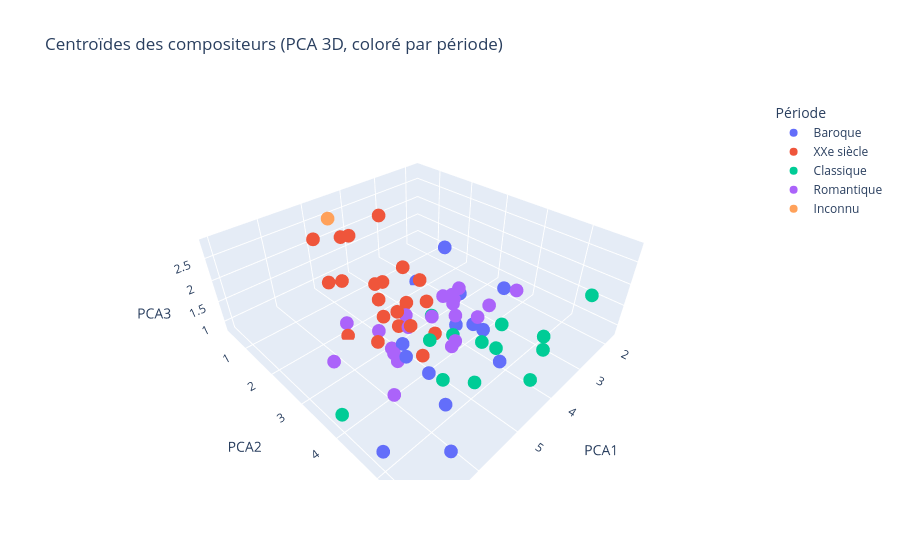

Notebook cell for this chart:
### Code cell
# Calculer les centroïdes pour chaque compositeur
# On retire la colonne 'periode' avant de faire la moyenne
df_X = pd.DataFrame(X_umap_3d)
df_X['composer'] = y
centroides = df_X.groupby('composer').mean()
df_X['periode'] = periodes

# Récupérer la période dominante pour chaque compositeur
periode_centroide = df_X.groupby('composer')['periode'].agg(lambda x: x.value_counts().idxmax())

# Affichage des centroïdes sur plotly (projection PCA 3D pour visualisation)
centroides_pca = centroides.values

fig = px.scatter_3d(
    x=centroides_pca[:, 0],
    y=centroides_pca[:, 1],
    z=centroides_pca[:, 2],
    # text=centroides.index,
    hover_name=centroides.index,
    color=periode_centroide,
    title="Centroïdes des compositeurs (PCA 3D, coloré par période)",
    labels={'x': 'PCA1', 'y': 'PCA2', 'z': 'PCA3', 'color': 'Période'}
)
fig.update_traces(marker=dict(size=8))
fig.show()

### Figure 1 — Plotly figure (JSON) as saved in the notebook; plotly's stock layout.template omitted (floating-point values rounded to 4 significant figures)
{"data": [{"hovertemplate": "<b>%{hovertext}</b><br><br>Période=Baroque<br>PCA1=%{x}<br>PCA2=%{y}<br>PCA3=%{z}<extra></extra>", "hovertext": ["Albinoni; Tomaso", "Bach; Johann Sebastian", "Corelli; Arcangelo", "Couperin; Francois", "Giustini; Lodovico", "Handel; George Frederic", "Lully; Jean-Baptiste", "Platti; Giovanni Benedetto", "Purcell; Henry", "Rameau; Jean-Phillipe", "Scarlatti; Domenico", "Stamitz; Johann", "Telemann; Georg Philipp", "Vivaldi; Antonio"], "legendgroup": "Baroque", "marker": {"color": "#636efa", "size": 8, "symbol": "circle"}, "mode": "markers", "name": "Baroque", "scene": "scene", "showlegend": true, "type": "scatter3d", "x": [6.479, 3.698, 5.74, 3.579, 3.741, 6.895, 3.175, 5.57, 1.952, 3.054, 2.435, 5.312, 3.996, 5.356], "y": [5.807, 3.937, 5.045, 4.108, 3.529, 4.844, 1.775, 3.964, 1.56, 3.029, 3.743, 3.597, 4.846, 4.305], "z": [1.536, 1.068, 1.252, 0.9535, 0.839, 0.983, 0.8174, 1.452, 1.162, 1.039, 1.23, 1.348, 0.8638, 1.148]}, {"hovertemplate": "<b>%{hovertext}</b><br><br>Période=XXe siècle<br>PCA1=%{x}<br>PCA2=%{y}<br>PCA3=%{z}<extra></extra>", "hovertext": ["Antheil; George", "Bartok; Bela", "Berg; Alban", "Britten; Benjamin", "Debussy; Claude", "Faure; Gabriel", "Hindemith; Paul", "Ives; Charles Edward", "Mahler; Gustav", "Messiaen; Olivier", "Milhaud; Darius", "Prokofiew; Sergej", "Ravel; Maurice", "Schoenberg; Arnold", "Shostakovich; Dmitri", "Sibelius; Jean", "Strauss; Richard", "Stravinsky; Igor", "Varese; Edgar", "Webern; Anton", "Weill; Kurt"], "legendgroup": "XXe siècle", "marker": {"color": "#EF553B", "size": 8, "symbol": "circle"}, "mode": "markers", "name": "XXe siècle", "scene": "scene", "showlegend": true, "type": "scatter3d", "x": [5.066, 3.849, 5.318, 4.746, 4.206, 5.524, 5.156, 4.829, 5.052, 4.34, 4.779, 4.978, 3.458, 5.4, 4.91, 4.469, 4.822, 4.175, 4.129, 4.516, 5.735], "y": [2.823, 2.051, 1.037, 2.192, 2.527, 2.189, 1.643, 3.305, 3.854, 0.8691, 2.905, 2.686, 2.177, 1.531, 2.482, 3.613, 2.925, 3.09, 1.678, 0.8135, 3.42], "z": [2.216, 1.643, 2.505, 1.708, 1.13, 0.8129, 1.715, 1.318, 1.057, 2.145, 1.047, 1.278, 1.184, 1.741, 1.556, 1.096, 1.446, 1.444, 2.835, 2.158, 1.552]}, {"hovertemplate": "<b>%{hovertext}</b><br><br>Période=Classique<br>PCA1=%{x}<br>PCA2=%{y}<br>PCA3=%{z}<extra></extra>", "hovertext": ["Bach; Carl Philipp Emanuel", "Bach; Johann Christian", "Beethoven; Ludwig van", "Boccherini; Luigi Rodolofo", "Cimarosa; Domenico", "Clementi; Muzio", "Dussek; Jan Ladislav", "Haydn; Johann Michael", "Haydn; Joseph", "Mozart; Leopold", "Mozart; Wolfgang Amadeus", "Pleyel; Ignace Joseph", "Salieri; Antonio"], "legendgroup": "Classique", "marker": {"color": "#00cc96", "size": 8, "symbol": "circle"}, "mode": "markers", "name": "Classique", "scene": "scene", "showlegend": true, "type": "scatter3d", "x": [4.222, 6.992, 4.884, 3.441, 5.485, 3.06, 4.146, 3.77, 4.482, 4.273, 4.204, 5.36, 1.748], "y": [3.282, 3.991, 3.868, 4.437, 4.747, 5.165, 4.503, 5.54, 4.076, 5.66, 4.862, 5.29, 5.377], "z": [1.215, 1.179, 1.343, 1.204, 1.404, 1.105, 1.231, 1.465, 1.349, 1.179, 1.347, 1.656, 1.523]}, {"hovertemplate": "<b>%{hovertext}</b><br><br>Période=Romantique<br>PCA1=%{x}<br>PCA2=%{y}<br>PCA3=%{z}<extra></extra>", "hovertext": ["Berlioz; Hector", "Borodin; Alexander", "Brahms; Johannes", "Bruckner; Anton", "Chopin; Frederic", "Dvorak; Antonin", "Grieg; Edvard", "Liszt; Franz", "Mendelssohn-Bartholdy; Felix", "Mussorgsky; Modest", "Rimsky-Korsakov; Nicolai", "Rossini; Gioacchino", "Saint-Saens; Camille", "Schubert; Franz", "Schumann; Clara", "Schumann; Robert", "Smetana; Bedrich", "Tchaikovsky; Peter Iljitsch", "Verdi; Giuseppe", "Wagner; Richard", "Weber; Carl Maria von"], "legendgroup": "Romantique", "marker": {"color": "#ab63fa", "size": 8, "symbol": "circle"}, "mode": "markers", "name": "Romantique", "scene": "scene", "showlegend": true, "type": "scatter3d", "x": [5.641, 5.35, 3.558, 6.34, 4.409, 3.999, 3.002, 5.182, 3.589, 5.348, 3.688, 2.269, 6.045, 4.251, 5.495, 4.515, 3.797, 4.66, 4.005, 3.43, 4.793], "y": [3.728, 3.332, 2.982, 2.879, 2.722, 3.636, 3.795, 2.767, 3.31, 1.929, 3.508, 3.961, 4.16, 3.316, 3.653, 4.168, 4.103, 3.061, 3.718, 3.125, 4.322], "z": [1.42, 1.093, 1.204, 1.12, 1.019, 1.586, 1.094, 1.08, 1.31, 0.8886, 1.733, 1.197, 1.02, 1.224, 1.082, 1.276, 1.401, 1.041, 1.339, 1.247, 1.423]}, {"hovertemplate": "<b>%{hovertext}</b><br><br>Période=Inconnu<br>PCA1=%{x}<br>PCA2=%{y}<br>PCA3=%{z}<extra></extra>", "hovertext": ["Boulez; Pierre"], "legendgroup": "Inconnu", "marker": {"color": "#FFA15A", "size": 8, "symbol": "circle"}, "mode": "markers", "name": "Inconnu", "scene": "scene", "showlegend": true, "type": "scatter3d", "x": [4.516], "y": [0.3999], "z": [2.453]}], "layout": {"legend": {"title": {"text": "Période"}, "tracegroupgap": 0}, "scene": {"domain": {"x": [0, 1], "y": [0, 1]}, "xaxis": {"title": {"text": "PCA1"}}, "yaxis": {"title": {"text": "PCA2"}}, "zaxis": {"title": {"text": "PCA3"}}}, "title": {"text": "Centroïdes des compositeurs (PCA 3D, coloré par période)"}}}
